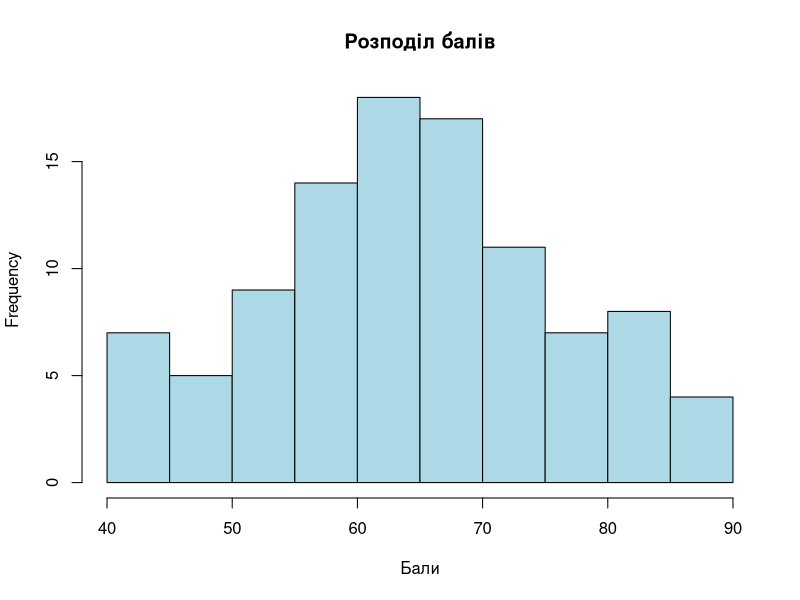
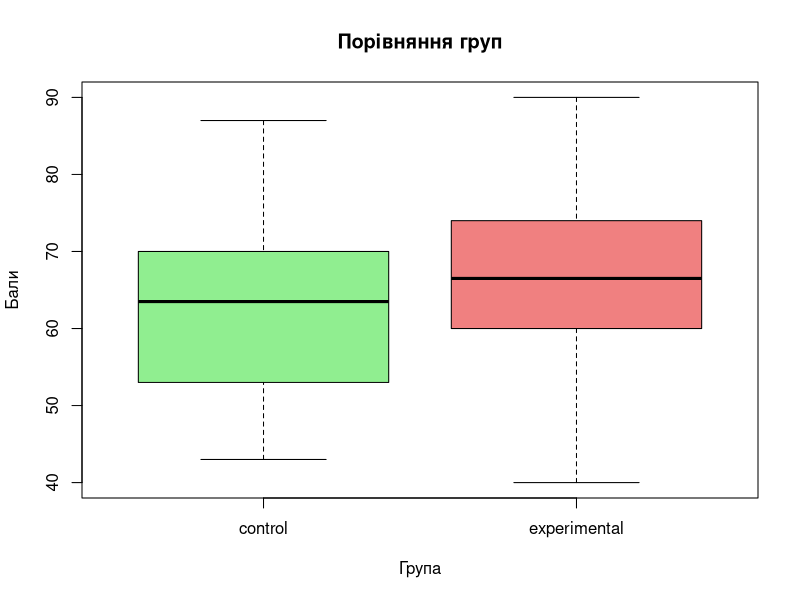
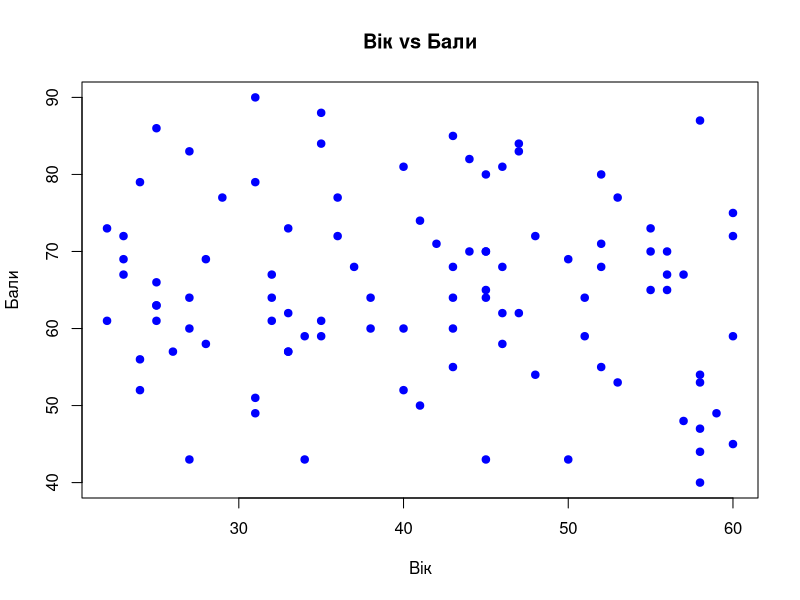
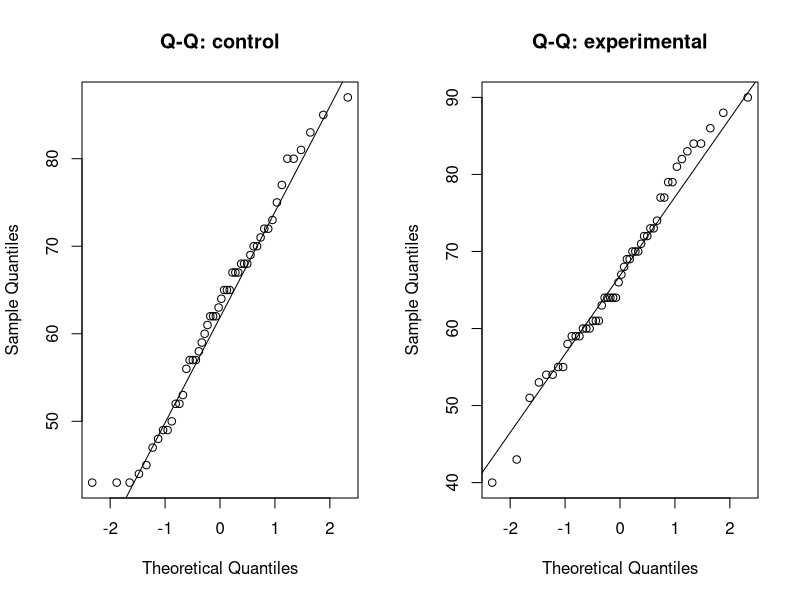

Source code (R) for these figures, in order:
# ПЗ 4. Статистична обробка даних у R
# Тема: Трансформація інструментарію управління мікропідприємствами
#       в умовах впровадження штучного інтелекту
# Дані: dataset.csv (навчальний набір, 100 мікропідприємств)
#   score  - інтегральний бал ефективності управлінських процесів (0-100)
#   group  - control (без ШІ-інструментів) / experimental (з ШІ-інструментами)
#   age    - вік керівника, років
#   gender - стать керівника

# ---- Завдання 1. Імпорт даних та описова статистика ----

# Завантаження даних
data <- read.csv("dataset.csv")

# Структура і перший погляд на дані
str(data)
head(data)
summary(data)

# Описова статистика для score
mean(data$score)
median(data$score)
sd(data$score)
quantile(data$score, c(0.25, 0.5, 0.75))
min(data$score)
max(data$score)

# Середній бал по групах
aggregate(score ~ group, data = data, FUN = mean)

# ---- Завдання 2. Візуалізація ----
# Графіки одразу зберігаю у файли, щоб не експортувати руками

png("r_histogram.png", width = 900, height = 600, res = 120)
hist(data$score, main = "Розподіл балів", xlab = "Бали", col = "lightblue")
dev.off()

png("r_boxplot.png", width = 900, height = 600, res = 120)
boxplot(score ~ group, data = data, main = "Порівняння груп",
        xlab = "Група", ylab = "Бали", col = c("lightgreen", "lightcoral"))
dev.off()

png("r_scatter.png", width = 900, height = 600, res = 120)
plot(data$age, data$score, main = "Вік vs Бали",
     xlab = "Вік", ylab = "Бали", pch = 19, col = "blue")
dev.off()

# ---- Завдання 3. Перевірка припущень і статистичний тест ----

# Нормальність по групах (Шапіро-Уілк)
shapiro.test(data$score[data$group == "control"])
shapiro.test(data$score[data$group == "experimental"])

# Q-Q графіки для візуальної перевірки
png("r_qq.png", width = 1200, height = 600, res = 120)
par(mfrow = c(1, 2))
qqnorm(data$score[data$group == "control"], main = "Q-Q: control")
qqline(data$score[data$group == "control"])
qqnorm(data$score[data$group == "experimental"], main = "Q-Q: experimental")
qqline(data$score[data$group == "experimental"])
dev.off()

# t-тест (у R за замовчуванням Уелча, тобто з нерівними дисперсіями)
t.test(score ~ group, data = data)

# Манна-Уітні - для порівняння, якщо нормальність не підтвердиться
wilcox.test(score ~ group, data = data, exact = FALSE)
